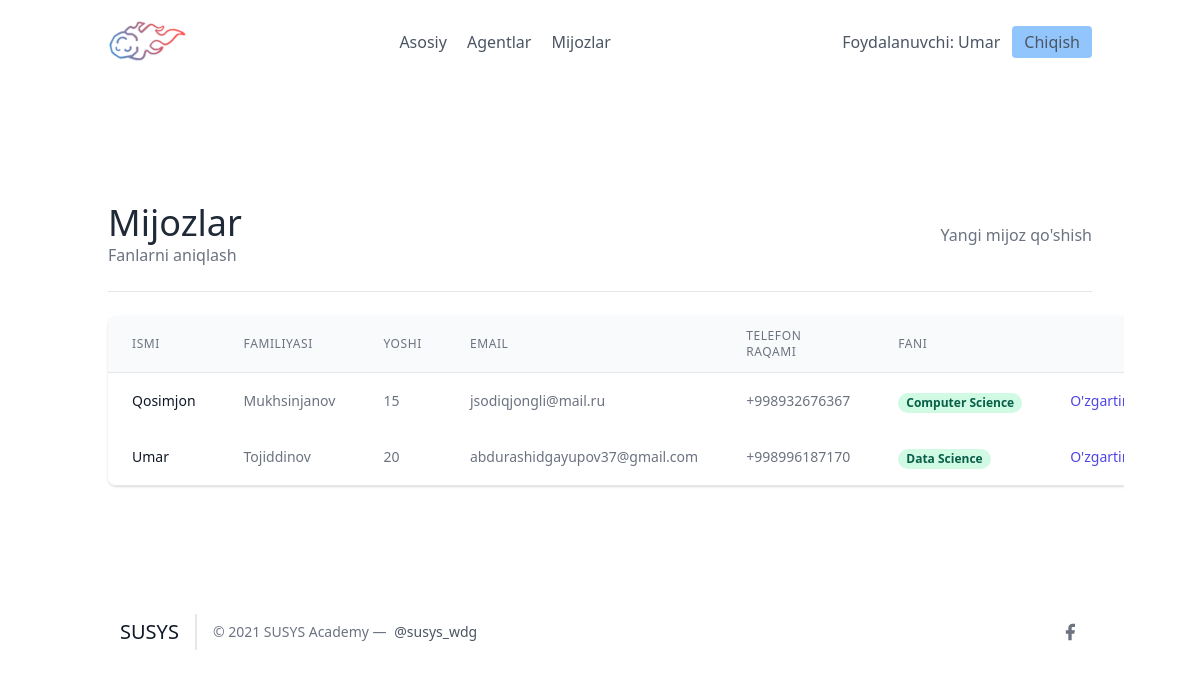
Page /leads/ (signed in) on the committed database.
### leads/models.py (models this page shows, shortened)
class User(AbstractUser):
    is_organisor = models.BooleanField(default=True)
    is_agent = models.BooleanField(default=False)

class Lead(models.Model):
    ismi = models.CharField(max_length=20)
    familiyasi = models.CharField(max_length=20)
    yoshi = models.IntegerField(default=0)
    organisation = models.ForeignKey(UserProfile, on_delete=models.CASCADE)
    agent = models.ForeignKey("Agent", null=True, blank=True, on_delete=models.SET_NULL)
    category = models.ForeignKey("Category", related_name='leads', null=True,  blank=True, on_delete=models.SET_NULL)
    izoh = models.TextField()
    sana = models.DateTimeField(auto_now_add=True)
    telefon = models.CharField(max_length=20)
    email = models.EmailField()

class Category(models.Model):
    name = models.CharField(max_length=30)
    organisation = models.ForeignKey(UserProfile, on_delete=models.CASCADE)

### leads/views.py (the view)
# urls.py: path('', LeadListView.as_view(), name="lead-list"),
class LeadListView(LoginRequiredMixin, ListView):
    template_name = "leads/leads_list.html"
    context_object_name = "leads"
    def get_queryset(self):
        user = self.request.user
        if user.is_organisor:
            queryset = Lead.objects.filter(organisation = user.userprofile)
        else:
            queryset = Lead.objects.filter(organisation = user.agent.organisation)
            queryset = queryset.filter(agent__user = self.request.user)
        return queryset
    def get_context_data(self, **kwargs):
        context = super(LeadListView, self).get_context_data(**kwargs)
        user = self.request.user
        if user.is_organisor:
            queryset = Lead.objects.filter(
                organisation=user.userprofile,
                agent__isnull=True
            )
            context.update({
                "unassigned_leads": queryset
            })
        return context

### leads/templates/leads/leads_list.html (shortened to what this page needs)
{% extends "base.html" %}
{% block content %}
<section class="text-gray-700 body-font">
    <div class="container px-5 py-24 mx-auto flex flex-wrap">
        <div class="w-full mb-6 py-6 flex justify-between items-center border-b border-gray-200">
            <div>
                <h1 class="text-4xl text-gray-800">Mijozlar</h1>
                <a class="text-gray-500 hover:text-blue-500" href="{% url 'leads:categories' %}">
                    Fanlarni aniqlash
                </a>
            </div>
            {% if request.user.is_organisor %}
            <div>
                <a class="text-gray-500 hover:text-blue-500" href="{% url 'leads:lead-create' %}">
                    Yangi mijoz qo'shish
                </a>
            </div>
            {% endif %}
        </div>
        <div class="flex flex-col w-full">
            <div class="-my-2 overflow-x-auto sm:-mx-6 lg:-mx-8">
            <div class="py-2 align-middle inline-block min-w-full sm:px-6 lg:px-8">
                <div class="shadow overflow-hidden border-b border-gray-200 sm:rounded-lg">
                <table class="min-w-full divide-y divide-gray-200">
                    <thead class="bg-gray-50">
                        <tr>
                            <th scope="col" class="px-6 py-3 text-left text-xs font-medium text-gray-500 uppercase tracking-wider">
                            Ismi
                            </th>
                            <th scope="col" class="px-6 py-3 text-left text-xs font-medium text-gray-500 uppercase tracking-wider">
                            Familiyasi
                            </th>
                            <th scope="col" class="px-6 py-3 text-left text-xs font-medium text-gray-500 uppercase tracking-wider">
                            Yoshi
                            </th>
                            <th scope="col" class="px-6 py-3 text-left text-xs font-medium text-gray-500 uppercase tracking-wider">
                            Email
                            </th>
                            <th scope="col" class="px-6 py-3 text-left text-xs font-medium text-gray-500 uppercase tracking-wider">
                            Telefon raqami
                            </th>
                            <th scope="col" class="px-6 py-3 text-left text-xs font-medium text-gray-500 uppercase tracking-wider">
                            Fani
                            </th>
                            <th scope="col" class="relative px-6 py-3">
                            </th>
                        </tr>
                    </thead>
                    <tbody>
                        {% for lead in leads %}
                            <tr class="bg-white">
                                <td class="px-6 py-4 whitespace-nowrap text-sm font-medium text-gray-900">
                                    {{ lead.ismi }}
                                </td>
                                <td class="px-6 py-4 whitespace-nowrap text-sm text-gray-500">
                                    {{ lead.familiyasi }}
                                </td>
                                <td class="px-6 py-4 whitespace-nowrap text-sm text-gray-500">
                                    {{ lead.yoshi }}
                                </td>
                                <td class="px-6 py-4 whitespace-nowrap text-sm text-gray-500">
                                    {{ lead.email }}
                                </td>
                                <td class="px-6 py-4 whitespace-nowrap text-sm text-gray-500">
                                    {{ lead.telefon }}
                                </td>
                                <td class="px-6 py-4 whitespace-nowrap">
                                    {% if lead.category %}
                                        <span class="px-2 inline-flex text-xs leading-5 font-semibold rounded-full bg-green-100 text-green-800">
                                            {{ lead.category.name }}
                                        </span>
                                    {% else %}
                                        <span class="px-2 inline-flex text-xs leading-5 font-semibold rounded-full bg-gray-100 text-gray-800">
                                            Aniqlanmagan
                                        </span>
                                    {% endif %}
                                </td>
                                <td class="px-6 py-4 whitespace-nowrap text-right text-sm font-medium">
                                    <a href="{% url 'leads:update' lead.pk %}" class="text-indigo-600 hover:text-indigo-900">
                                        O'zgartirish
                                    </a>
                                </td>
                            </tr>
                        {% endfor %}
                    </tbody>
                </table>
                </div>
            </div>
            </div>
        </div>
    </div>
</section>
{% endblock content %}

### frontend/base.html (shortened to what this page needs)
<!DOCTYPE html>
<html lang="en">
<head>
    <link href="https://unpkg.com/tailwindcss@^2/dist/tailwind.min.css" rel="stylesheet">
</head>
<body>
    {% include 'details/navbar.html' %}
    <div class="max-w-5xl mx-auto">
        {% block content %}
        {% endblock %}
    </div>
    {% include 'details/footer.html' %}
</body>
</html>

### frontend/details/navbar.html
{% load static %}
<header class="text-gray-600 body-font">
  <div class="container mx-auto flex flex-wrap p-5 flex-col md:flex-row items-center">
    <a class="flex title-font font-medium items-center text-gray-900 mb-4 md:mb-0">
      <img src="{% static 'images/logo.png' %}" style="width: 80px;" alt="Logo">
    </a>
    <nav class="md:ml-auto md:mr-auto flex flex-wrap items-center text-base justify-center">
      <a href="/" class="mr-5 hover:text-gray-900">Asosiy</a>
    {% if not request.user.is_authenticated %}
      </nav>
        <button class="inline-flex items-center bg-blue-300 border-0 py-1 px-3 focus:outline-none hover:bg-blue-200 rounded text-base mt-4 md:mt-0" style="margin-right: 20px">
          <a  href="{% url 'signup' %}">Ro'yxatdan o'tish
          </a>
        </button>
      {% else %}
      {% if request.user.is_organisor %}
        <a href="/agents/" class="mr-5 hover:text-gray-900">Agentlar</a>
      {% endif %}
        <a href="/leads/" class="mr-5 hover:text-gray-900">Mijozlar</a>
      </nav>
    {% endif %}
    {% if request.user.is_authenticated %}
      Foydalanuvchi: {{ request.user.username }}
      <button class="ml-3 inline-flex items-center bg-blue-300 border-0 py-1 px-3 focus:outline-none hover:bg-blue-200 rounded text-base mt-4 md:mt-0">
        <a  href="{% url 'logout' %}">Chiqish
        </a>
      </button>
    {% else %}
    <button class="inline-flex items-center bg-blue-300 border-0 py-1 px-3 focus:outline-none hover:bg-blue-200 rounded text-base mt-4 md:mt-0">
      <a href="{% url 'login' %}">Kirish
    </a>
    </button>
    {% endif %}
  </div>
</header>

### frontend/details/footer.html (shortened to what this page needs)
{% load static %}
    <footer class="text-gray-600 body-font">
    <div class="container px-5 py-8 mx-auto flex items-center sm:flex-row flex-col">
      <a class="flex title-font font-medium items-center md:justify-start justify-center text-gray-900">
        <span class="ml-3 text-xl">SUSYS</span>
      </a>
      <p class="text-sm text-gray-500 sm:ml-4 sm:pl-4 sm:border-l-2 sm:border-gray-200 sm:py-2 sm:mt-0 mt-4">© 2021 SUSYS Academy —
        <a href="https://twitter.com/knyttneve" class="text-gray-600 ml-1" rel="noopener noreferrer" target="_blank">@susys_wdg</a>
      </p>
      <span class="inline-flex sm:ml-auto sm:mt-0 mt-4 justify-center sm:justify-start">
        <a class="text-gray-500">
          <svg fill="currentColor" stroke-linecap="round" stroke-linejoin="round" stroke-width="2" class="w-5 h-5" viewBox="0 0 24 24">
            <path d="M18 2h-3a5 5 0 00-5 5v3H7v4h3v8h4v-8h3l1-4h-4V7a1 1 0 011-1h3z"></path>
          </svg>
        </a>

### rows in the picture
User: user.username "Umar"
Lead: ismi "Qosimjon", familiyasi "Mukhsinjanov", yoshi "15", email "jsodiqjongli@mail.ru", telefon "+998932676367", category.name "Computer Science"
Lead: ismi "Umar", familiyasi "Tojiddinov", yoshi "20", email "abdurashidgayupov37@gmail.com", telefon "+998996187170", category.name "Data Science"
